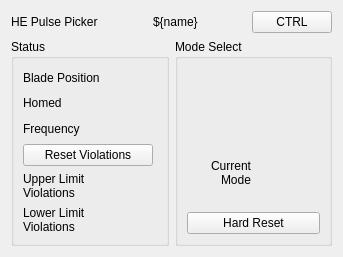
<?xml version="1.0" encoding="UTF-8"?>
<ui version="4.0">
 <class>Form</class>
 <widget class="QWidget" name="Form">
  <property name="geometry">
   <rect>
    <x>0</x>
    <y>0</y>
    <width>343</width>
    <height>257</height>
   </rect>
  </property>
  <property name="maximumSize">
   <size>
    <width>350</width>
    <height>16777215</height>
   </size>
  </property>
  <property name="windowTitle">
   <string>Form</string>
  </property>
  <layout class="QGridLayout" name="gridLayout_2">
   <item row="0" column="0">
    <layout class="QGridLayout" name="gridLayout" rowstretch="0,1">
     <item row="1" column="1">
      <widget class="QGroupBox" name="groupBox">
       <property name="maximumSize">
        <size>
         <width>160</width>
         <height>16777215</height>
        </size>
       </property>
       <property name="title">
        <string>Mode Select</string>
       </property>
       <layout class="QGridLayout" name="gridLayout_6">
        <item row="0" column="0">
         <layout class="QGridLayout" name="gridLayout_3">
          <item row="2" column="0">
           <widget class="QLabel" name="label_5">
            <property name="text">
             <string>Current
Mode</string>
            </property>
            <property name="alignment">
             <set>Qt::AlignRight|Qt::AlignTrailing|Qt::AlignVCenter</set>
            </property>
           </widget>
          </item>
          <item row="2" column="1">
           <widget class="PyDMLabel" name="PyDMLabel_3">
            <property name="toolTip">
             <string/>
            </property>
            <property name="precision" stdset="0">
             <number>0</number>
            </property>
            <property name="showUnits" stdset="0">
             <bool>false</bool>
            </property>
            <property name="precisionFromPV" stdset="0">
             <bool>true</bool>
            </property>
            <property name="alarmSensitiveContent" stdset="0">
             <bool>false</bool>
            </property>
            <property name="alarmSensitiveBorder" stdset="0">
             <bool>true</bool>
            </property>
            <property name="PyDMToolTip" stdset="0">
             <string/>
            </property>
            <property name="channel" stdset="0">
             <string>ca://${prefix}:MMS:01:eModeSelector_RBV</string>
            </property>
            <property name="enableRichText" stdset="0">
             <bool>false</bool>
            </property>
           </widget>
          </item>
          <item row="3" column="0" colspan="2">
           <widget class="PyDMPushButton" name="PyDMPushButton_2">
            <property name="toolTip">
             <string/>
            </property>
            <property name="text">
             <string>Hard Reset</string>
            </property>
            <property name="alarmSensitiveContent" stdset="0">
             <bool>false</bool>
            </property>
            <property name="alarmSensitiveBorder" stdset="0">
             <bool>false</bool>
            </property>
            <property name="PyDMToolTip" stdset="0">
             <string/>
            </property>
            <property name="monitorDisp" stdset="0">
             <bool>false</bool>
            </property>
            <property name="channel" stdset="0">
             <string>ca://${prefix}:MMS:01:bReset</string>
            </property>
            <property name="PyDMIcon" stdset="0">
             <string/>
            </property>
            <property name="passwordProtected" stdset="0">
             <bool>false</bool>
            </property>
            <property name="password" stdset="0">
             <string/>
            </property>
            <property name="protectedPassword" stdset="0">
             <string/>
            </property>
            <property name="showConfirmDialog" stdset="0">
             <bool>false</bool>
            </property>
            <property name="confirmMessage" stdset="0">
             <string>Are you sure you want to proceed?</string>
            </property>
            <property name="pressValue" stdset="0">
             <string>1</string>
            </property>
            <property name="releaseValue" stdset="0">
             <string>None</string>
            </property>
            <property name="relativeChange" stdset="0">
             <bool>false</bool>
            </property>
            <property name="writeWhenRelease" stdset="0">
             <bool>false</bool>
            </property>
           </widget>
          </item>
          <item row="1" column="0" colspan="2">
           <widget class="PyDMEnumButton" name="PyDMEnumButton">
            <property name="toolTip">
             <string/>
            </property>
            <property name="alarmSensitiveContent" stdset="0">
             <bool>false</bool>
            </property>
            <property name="alarmSensitiveBorder" stdset="0">
             <bool>true</bool>
            </property>
            <property name="PyDMToolTip" stdset="0">
             <string/>
            </property>
            <property name="monitorDisp" stdset="0">
             <bool>false</bool>
            </property>
            <property name="channel" stdset="0">
             <string>ca://${prefix}:MMS:01:eModeSelector</string>
            </property>
            <property name="items" stdset="0">
             <stringlist/>
            </property>
            <property name="useCustomOrder" stdset="0">
             <bool>false</bool>
            </property>
            <property name="invertOrder" stdset="0">
             <bool>false</bool>
            </property>
            <property name="customOrder" stdset="0">
             <stringlist/>
            </property>
            <property name="marginTop" stdset="0">
             <number>9</number>
            </property>
            <property name="marginBottom" stdset="0">
             <number>9</number>
            </property>
            <property name="marginLeft" stdset="0">
             <number>9</number>
            </property>
            <property name="marginRight" stdset="0">
             <number>9</number>
            </property>
            <property name="horizontalSpacing" stdset="0">
             <number>6</number>
            </property>
            <property name="verticalSpacing" stdset="0">
             <number>6</number>
            </property>
            <property name="checkable" stdset="0">
             <bool>true</bool>
            </property>
           </widget>
          </item>
         </layout>
        </item>
       </layout>
      </widget>
     </item>
     <item row="1" column="0">
      <widget class="QGroupBox" name="groupBox_2">
       <property name="maximumSize">
        <size>
         <width>160</width>
         <height>16777215</height>
        </size>
       </property>
       <property name="title">
        <string>Status</string>
       </property>
       <layout class="QGridLayout" name="gridLayout_5">
        <item row="0" column="0">
         <layout class="QGridLayout" name="gridLayout_4">
          <item row="0" column="1">
           <widget class="PyDMLabel" name="PyDMLabel">
            <property name="maximumSize">
             <size>
              <width>40</width>
              <height>16777215</height>
             </size>
            </property>
            <property name="toolTip">
             <string/>
            </property>
            <property name="precision" stdset="0">
             <number>0</number>
            </property>
            <property name="showUnits" stdset="0">
             <bool>false</bool>
            </property>
            <property name="precisionFromPV" stdset="0">
             <bool>true</bool>
            </property>
            <property name="alarmSensitiveContent" stdset="0">
             <bool>false</bool>
            </property>
            <property name="alarmSensitiveBorder" stdset="0">
             <bool>true</bool>
            </property>
            <property name="PyDMToolTip" stdset="0">
             <string/>
            </property>
            <property name="channel" stdset="0">
             <string>ca://${prefix}:MMS:03:fInOutStatus_RBV</string>
            </property>
            <property name="enableRichText" stdset="0">
             <bool>false</bool>
            </property>
           </widget>
          </item>
          <item row="4" column="0">
           <widget class="QLabel" name="label_6">
            <property name="text">
             <string>Upper Limit
Violations</string>
            </property>
           </widget>
          </item>
          <item row="1" column="0">
           <widget class="QLabel" name="label_8">
            <property name="text">
             <string>Homed</string>
            </property>
           </widget>
          </item>
          <item row="4" column="1">
           <widget class="PyDMLabel" name="PyDMLabel_5">
            <property name="maximumSize">
             <size>
              <width>40</width>
              <height>16777215</height>
             </size>
            </property>
            <property name="toolTip">
             <string/>
            </property>
            <property name="precision" stdset="0">
             <number>0</number>
            </property>
            <property name="showUnits" stdset="0">
             <bool>false</bool>
            </property>
            <property name="precisionFromPV" stdset="0">
             <bool>true</bool>
            </property>
            <property name="alarmSensitiveContent" stdset="0">
             <bool>false</bool>
            </property>
            <property name="alarmSensitiveBorder" stdset="0">
             <bool>true</bool>
            </property>
            <property name="PyDMToolTip" stdset="0">
             <string/>
            </property>
            <property name="channel" stdset="0">
             <string>ca://${prefix}:MMS:01:nOvrCntPos_RBV</string>
            </property>
            <property name="enableRichText" stdset="0">
             <bool>false</bool>
            </property>
           </widget>
          </item>
          <item row="1" column="1">
           <widget class="PyDMByteIndicator" name="PyDMByteIndicator">
            <property name="toolTip">
             <string/>
            </property>
            <property name="alarmSensitiveContent" stdset="0">
             <bool>false</bool>
            </property>
            <property name="alarmSensitiveBorder" stdset="0">
             <bool>true</bool>
            </property>
            <property name="PyDMToolTip" stdset="0">
             <string/>
            </property>
            <property name="channel" stdset="0">
             <string>ca://${prefix}:MMS:01:bCentered_RBV</string>
            </property>
            <property name="showLabels" stdset="0">
             <bool>false</bool>
            </property>
            <property name="bigEndian" stdset="0">
             <bool>false</bool>
            </property>
            <property name="circles" stdset="0">
             <bool>true</bool>
            </property>
            <property name="numBits" stdset="0">
             <number>1</number>
            </property>
            <property name="shift" stdset="0">
             <number>0</number>
            </property>
            <property name="labels" stdset="0">
             <stringlist>
              <string>Bit 0</string>
             </stringlist>
            </property>
           </widget>
          </item>
          <item row="5" column="1">
           <widget class="PyDMLabel" name="PyDMLabel_6">
            <property name="maximumSize">
             <size>
              <width>40</width>
              <height>16777215</height>
             </size>
            </property>
            <property name="toolTip">
             <string/>
            </property>
            <property name="precision" stdset="0">
             <number>0</number>
            </property>
            <property name="showUnits" stdset="0">
             <bool>false</bool>
            </property>
            <property name="precisionFromPV" stdset="0">
             <bool>true</bool>
            </property>
            <property name="alarmSensitiveContent" stdset="0">
             <bool>false</bool>
            </property>
            <property name="alarmSensitiveBorder" stdset="0">
             <bool>true</bool>
            </property>
            <property name="PyDMToolTip" stdset="0">
             <string/>
            </property>
            <property name="channel" stdset="0">
             <string>ca://${prefix}:MMS:01:nOvrCntNeg_RBV</string>
            </property>
            <property name="enableRichText" stdset="0">
             <bool>false</bool>
            </property>
           </widget>
          </item>
          <item row="2" column="1">
           <widget class="PyDMLabel" name="PyDMLabel_2">
            <property name="maximumSize">
             <size>
              <width>40</width>
              <height>16777215</height>
             </size>
            </property>
            <property name="toolTip">
             <string/>
            </property>
            <property name="precision" stdset="0">
             <number>0</number>
            </property>
            <property name="showUnits" stdset="0">
             <bool>false</bool>
            </property>
            <property name="precisionFromPV" stdset="0">
             <bool>true</bool>
            </property>
            <property name="alarmSensitiveContent" stdset="0">
             <bool>false</bool>
            </property>
            <property name="alarmSensitiveBorder" stdset="0">
             <bool>true</bool>
            </property>
            <property name="PyDMToolTip" stdset="0">
             <string/>
            </property>
            <property name="channel" stdset="0">
             <string>ca://${prefix}:MMS:01:fCurrentTriggerFrequency_RBV</string>
            </property>
            <property name="enableRichText" stdset="0">
             <bool>false</bool>
            </property>
           </widget>
          </item>
          <item row="0" column="0">
           <widget class="QLabel" name="label_3">
            <property name="text">
             <string>Blade Position</string>
            </property>
           </widget>
          </item>
          <item row="2" column="0">
           <widget class="QLabel" name="label_4">
            <property name="text">
             <string>Frequency</string>
            </property>
           </widget>
          </item>
          <item row="5" column="0">
           <widget class="QLabel" name="label_7">
            <property name="text">
             <string>Lower Limit
Violations</string>
            </property>
           </widget>
          </item>
          <item row="3" column="0" colspan="2">
           <widget class="PyDMPushButton" name="PyDMPushButton">
            <property name="maximumSize">
             <size>
              <width>130</width>
              <height>16777215</height>
             </size>
            </property>
            <property name="toolTip">
             <string/>
            </property>
            <property name="text">
             <string>Reset Violations</string>
            </property>
            <property name="alarmSensitiveContent" stdset="0">
             <bool>false</bool>
            </property>
            <property name="alarmSensitiveBorder" stdset="0">
             <bool>false</bool>
            </property>
            <property name="PyDMToolTip" stdset="0">
             <string/>
            </property>
            <property name="monitorDisp" stdset="0">
             <bool>false</bool>
            </property>
            <property name="channel" stdset="0">
             <string>ca://${prefix}:MMS:01:bResetCnt</string>
            </property>
            <property name="PyDMIcon" stdset="0">
             <string/>
            </property>
            <property name="passwordProtected" stdset="0">
             <bool>false</bool>
            </property>
            <property name="password" stdset="0">
             <string/>
            </property>
            <property name="protectedPassword" stdset="0">
             <string/>
            </property>
            <property name="showConfirmDialog" stdset="0">
             <bool>false</bool>
            </property>
            <property name="confirmMessage" stdset="0">
             <string>Are you sure you want to proceed?</string>
            </property>
            <property name="pressValue" stdset="0">
             <string>1</string>
            </property>
            <property name="releaseValue" stdset="0">
             <string>None</string>
            </property>
            <property name="relativeChange" stdset="0">
             <bool>false</bool>
            </property>
            <property name="writeWhenRelease" stdset="0">
             <bool>false</bool>
            </property>
           </widget>
          </item>
         </layout>
        </item>
       </layout>
      </widget>
     </item>
     <item row="0" column="0" colspan="2">
      <layout class="QHBoxLayout" name="horizontalLayout">
       <item>
        <widget class="QLabel" name="label">
         <property name="text">
          <string>HE Pulse Picker</string>
         </property>
        </widget>
       </item>
       <item>
        <spacer name="horizontalSpacer">
         <property name="orientation">
          <enum>Qt::Horizontal</enum>
         </property>
         <property name="sizeHint" stdset="0">
          <size>
           <width>40</width>
           <height>20</height>
          </size>
         </property>
        </spacer>
       </item>
       <item>
        <widget class="QLabel" name="label_2">
         <property name="text">
          <string>${name}</string>
         </property>
        </widget>
       </item>
       <item>
        <spacer name="horizontalSpacer_2">
         <property name="orientation">
          <enum>Qt::Horizontal</enum>
         </property>
         <property name="sizeHint" stdset="0">
          <size>
           <width>40</width>
           <height>20</height>
          </size>
         </property>
        </spacer>
       </item>
       <item>
        <widget class="PyDMRelatedDisplayButton" name="PyDMRelatedDisplayButton">
         <property name="toolTip">
          <string/>
         </property>
         <property name="text">
          <string>CTRL</string>
         </property>
         <property name="filenames" stdset="0">
          <stringlist>
           <string>HE_PulsePicker_config.ui</string>
          </stringlist>
         </property>
         <property name="showIcon" stdset="0">
          <bool>false</bool>
         </property>
         <property name="openInNewWindow" stdset="0">
          <bool>false</bool>
         </property>
        </widget>
       </item>
      </layout>
     </item>
    </layout>
   </item>
  </layout>
 </widget>
 <customwidgets>
  <customwidget>
   <class>PyDMLabel</class>
   <extends>QLabel</extends>
   <header>pydm.widgets.label</header>
  </customwidget>
  <customwidget>
   <class>PyDMByteIndicator</class>
   <extends>QWidget</extends>
   <header>pydm.widgets.byte</header>
  </customwidget>
  <customwidget>
   <class>PyDMEnumButton</class>
   <extends>QWidget</extends>
   <header>pydm.widgets.enum_button</header>
  </customwidget>
  <customwidget>
   <class>PyDMPushButton</class>
   <extends>QPushButton</extends>
   <header>pydm.widgets.pushbutton</header>
  </customwidget>
  <customwidget>
   <class>PyDMRelatedDisplayButton</class>
   <extends>QPushButton</extends>
   <header>pydm.widgets.related_display_button</header>
  </customwidget>
 </customwidgets>
 <resources/>
 <connections/>
</ui>
